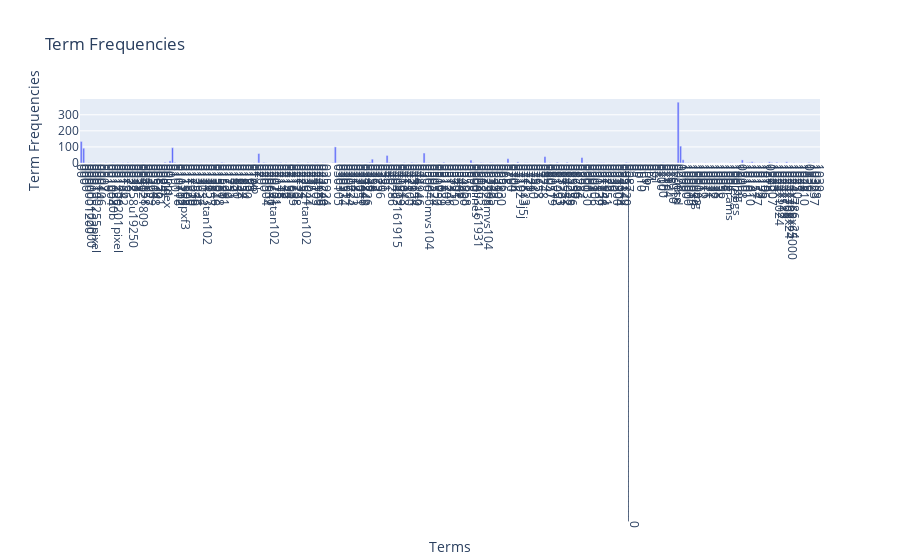

The cell this chart's notebook holds for it:
### Markdown cell above
### **Exercise 13 (take home):**
If you want a nicer interactive visualization here, I would encourage you try to install and use plotly to achieve this.

### Code cell
# Answer here
import plotly.express as px

term_frequencies = np.asarray(X_counts.sum(axis=0))[0]

df = pd.DataFrame({
    'Terms': count_vect.get_feature_names_out()[:300],
    'Frequencies': term_frequencies[:300]
})

fig = px.bar(df, x='Terms', y='Frequencies', labels={'Frequencies': 'Term Frequencies'}, title='Term Frequencies')
fig.update_xaxes(tickangle=90, tickmode='array', tickvals=list(range(300)), ticktext=df['Terms'])
fig.show()

### Figure 1 — Plotly figure (JSON) as saved in the notebook; plotly's stock layout.template omitted (floating-point values rounded to 4 significant figures; data arrays with more than 128 entries replaced by an {"elided": "..."} marker saying what was removed)
{"data": [{"alignmentgroup": "True", "hovertemplate": "Terms=%{x}<br>Term Frequencies=%{y}<extra></extra>", "legendgroup": "", "marker": {"color": "#636efa", "pattern": {"shape": ""}}, "name": "", "offsetgroup": "", "orientation": "v", "showlegend": false, "textposition": "auto", "type": "bar", "x": {"elided": "300 str values"}, "xaxis": "x", "y": {"elided": "300 int values"}, "yaxis": "y"}], "layout": {"barmode": "relative", "legend": {"tracegroupgap": 0}, "title": {"text": "Term Frequencies"}, "xaxis": {"anchor": "y", "domain": [0, 1], "tickangle": 90, "tickmode": "array", "ticktext": {"elided": "300 str values"}, "tickvals": {"elided": "300 int values"}, "title": {"text": "Terms"}}, "yaxis": {"anchor": "x", "domain": [0, 1], "title": {"text": "Term Frequencies"}}}}
